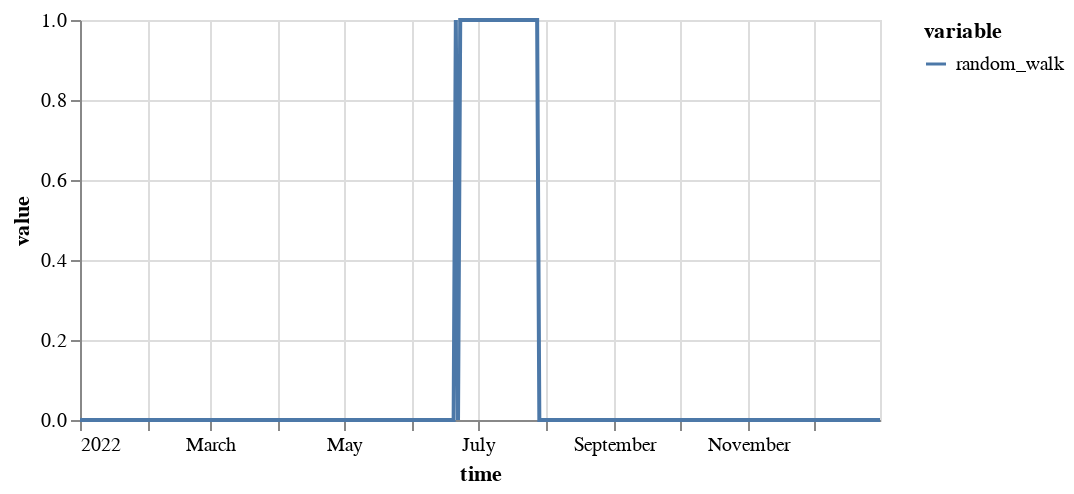

Notebook code for this chart:
### Code cell
ats.plot()

### Figure 1 — Vega specification as saved in the notebook (floating-point values rounded to 4 significant figures; data arrays with more than 128 entries replaced by an {"elided": "..."} marker saying what was removed)
{"$schema": "https://vega.github.io/schema/vega/v5.json", "data": [{"name": "source_0", "values": {"elided": "365 records"}, "transform": [{"type": "formula", "expr": "toDate(datum['time'])", "as": "time"}]}, {"name": "source_0_y_domain_value", "values": [{"min": 0.0, "max": 1.0}]}, {"name": "source_0_color_domain_variable", "values": [{"variable": "random_walk"}]}], "marks": [{"type": "group", "name": "layer_0_pathgroup", "from": {"facet": {"data": "source_0", "name": "faceted_path_layer_0_main", "groupby": ["variable"]}}, "encode": {"update": {"width": {"field": {"signal": null, "datum": null, "group": "width", "parent": null}}, "height": {"field": {"signal": null, "datum": null, "group": "height", "parent": null}}}}, "marks": [{"type": "line", "name": "layer_0_marks", "from": {"data": "faceted_path_layer_0_main"}, "sort": {"field": "x"}, "encode": {"update": {"x": {"field": "time", "scale": "x"}, "y": {"field": "value", "scale": "y"}, "stroke": {"field": "variable", "scale": "color"}, "defined": {"signal": "isValid(datum[\"time\"]) && isFinite(+datum[\"time\"]) && isValid(datum[\"value\"]) && isFinite(+datum[\"value\"])"}}}, "style": ["line"]}]}], "scales": [{"name": "x", "type": "time", "domain": {"data": "source_0", "field": "time"}, "range": [0, {"signal": "width"}]}, {"name": "y", "type": "linear", "domain": [{"signal": "(data(\"source_0_y_domain_value\")[0] || {}).min"}, {"signal": "(data(\"source_0_y_domain_value\")[0] || {}).max"}], "range": [{"signal": "height"}, 0], "nice": true, "zero": true}, {"name": "color", "type": "ordinal", "domain": {"data": "source_0_color_domain_variable", "field": "variable", "sort": true}, "range": "category"}], "axes": [{"scale": "x", "domain": false, "maxExtent": 0, "orient": "bottom", "grid": true, "gridScale": "y", "labels": false, "aria": false, "tickCount": {"signal": "ceil(width/40)"}, "minExtent": 0, "zindex": 0, "ticks": false}, {"scale": "y", "orient": "left", "ticks": false, "grid": true, "tickCount": {"signal": "ceil(height/40)"}, "domain": false, "maxExtent": 0, "labels": false, "minExtent": 0, "gridScale": "x", "zindex": 0, "aria": false}, {"scale": "x", "title": "time", "labelFlush": true, "labelOverlap": true, "zindex": 0, "orient": "bottom", "tickCount": {"signal": "ceil(width/40)"}, "grid": false}, {"scale": "y", "orient": "left", "grid": false, "tickCount": {"signal": "ceil(height/40)"}, "labelOverlap": true, "zindex": 0, "title": "value"}], "background": "white", "legends": [{"stroke": "color", "symbolType": "stroke", "title": "variable"}], "padding": 5, "width": 400, "height": 200, "style": "cell"}
